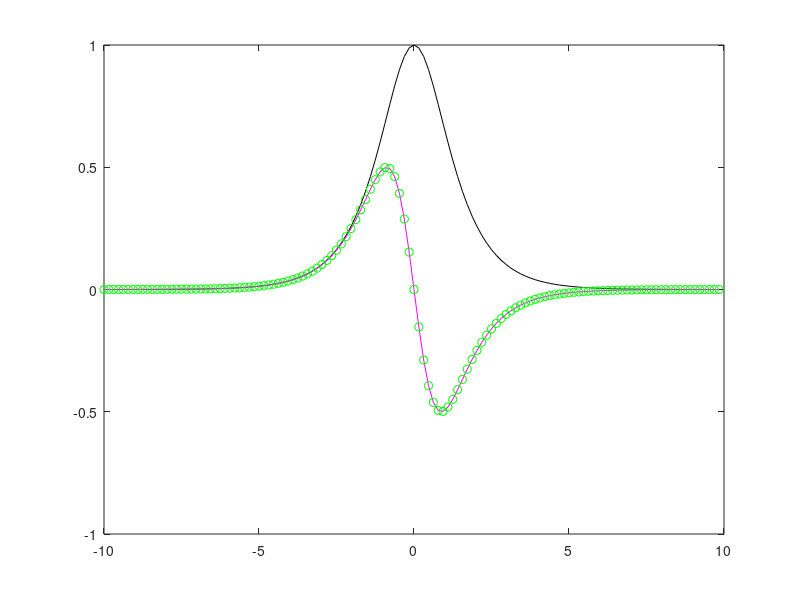

Source code (MATLAB):
close all;clc;
L=20;
n=128;
x2=linspace(-L/2,L/2,n+1);
x=x2(1:n);

y=sech(x);
yt=fft(y);
yd1exact=-sech(x).*tanh(x);
k=(2*pi/L)*[0:(n/2-1) (-n/2):-1];
yd1t=1i*(k.*yt);
yd1=ifft(yd1t);

plot(x,y,'k',x,yd1exact,'m',x,yd1,'go');